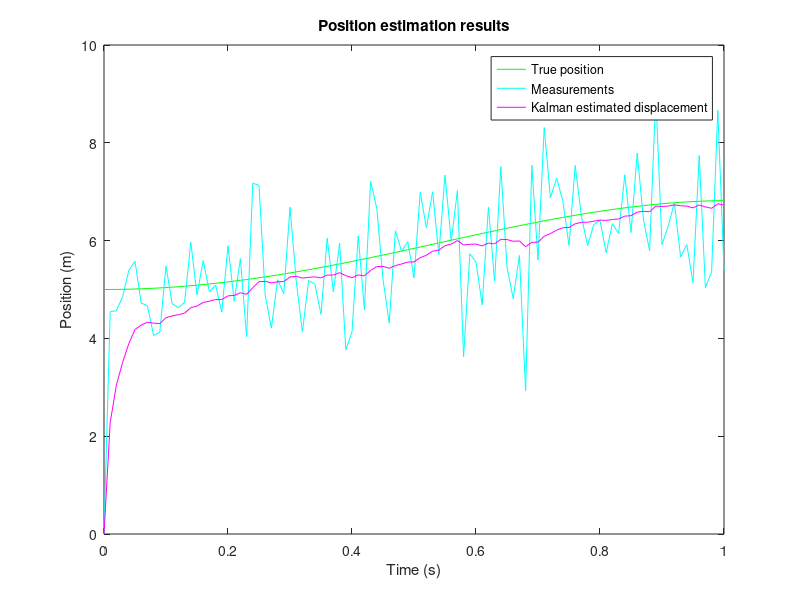

Write MATLAB code to recreate this figure.
close all
clear all
%%%%%%%%%%%%%%%%%%%%%%%%%%%%%%%%%%%%%%%%
%%% Ground truth %%%%%%%%%%%%%%%%%%%%%%%
%%%%%%%%%%%%%%%%%%%%%%%%%%%%%%%%%%%%%%%%

% Set true trajectory 
Nsamples=100;
dt = .01;
t=0:dt:dt*Nsamples;
Vtrue = 2;

% Xtrue is a vector of true positions of the train 
Xinitial = 5;
Xtrue = Xinitial + Vtrue * t.*1.*sin(2.*t);

%%%%%%%%%%%%%%%%%%%%%%%%%%%%%%%%%%%%%%%%
%%% Motion equations %%%%%%%%%%%%%%%%%%%
%%%%%%%%%%%%%%%%%%%%%%%%%%%%%%%%%%%%%%%%

% Previous state (initial guess): Our guess is that the train starts at 0 with velocity
% that equals to 50% of the real velocity
Xk_prev = [0; 
    .5*Vtrue];

% Current state estimate
Xk=[];

% Motion equation: Xk = Phi*Xk_prev + Noise, that is Xk(n) = Xk(n-1) + Vk(n-1) * dt
% Of course, V is not measured, but it is estimated
% Phi represents the dynamics of the system: it is the motion equation
Phi = [1 dt;
       0  1];

% The error matrix (or the confidence matrix): P states whether we should 
% give more weight to the new measurement or to the model estimate 
sigma_model = 1;
% P = sigma^2*G*G';
P = [sigma_model^2             0;
                 0 sigma_model^2];

% Q is the process noise covariance. It represents the amount of
% uncertainty in the model. In our case, we arbitrarily assume that the model is perfect (no
% acceleration allowed for the train, or in other words - any acceleration is considered to be a noise)
Q = [0 0;
     0 0];

% M is the measurement matrix. 
% We measure X, so M(1) = 1
% We do not measure V, so M(2)= 0
M = [1 0];

% R is the measurement noise covariance. Generally R and sigma_meas can
% vary between samples. 
sigma_meas = 1; % 1 m/sec
R = sigma_meas^2;

%%%%%%%%%%%%%%%%%%%%%%%%%%%%%%%%%%%%%%%%
%%% Kalman iteration %%%%%%%%%%%%%%%%%%%
%%%%%%%%%%%%%%%%%%%%%%%%%%%%%%%%%%%%%%%%

% Buffers for later display
Xk_buffer = zeros(2,Nsamples+1);
Xk_buffer(:,1) = Xk_prev;
Z_buffer = zeros(1,Nsamples+1);

for k=1:Nsamples
    
    % Z is the measurement vector. In our
    % case, Z = TrueData + RandomGaussianNoise
    Z = Xtrue(k+1)+sigma_meas*randn;
    Z_buffer(k+1) = Z;
    
    % Kalman iteration
    P1 = Phi*P*Phi' + Q;
    S = M*P1*M' + R;
    
    % K is Kalman gain. If K is large, more weight goes to the measurement.
    % If K is low, more weight goes to the model prediction.
    K = P1*M'*inv(S);
    P = P1 - K*M*P1;
    
    Xk = Phi*Xk_prev + K*(Z-M*Phi*Xk_prev);
    Xk_buffer(:,k+1) = Xk;
    
    % For the next iteration
    Xk_prev = Xk; 
end;

%%%%%%%%%%%%%%%%%%%%%%%%%%%%%%%%%%%%%%%%
%%% Plot resulting graphs %%%%%%%%%%%%%%
%%%%%%%%%%%%%%%%%%%%%%%%%%%%%%%%%%%%%%%%

%%%%%%%%%%%%%%%%%%%%%%%%%%%%%%%%%%%%%%%%
%%% Position analysis %%%%%%%%%%%%%%%%%%
%%%%%%%%%%%%%%%%%%%%%%%%%%%%%%%%%%%%%%%%

figure;
plot(t,Xtrue,'g');
hold on;
plot(t,Z_buffer,'c');
plot(t,Xk_buffer(1,:),'m');
title('Position estimation results');
xlabel('Time (s)');
ylabel('Position (m)');
legend('True position','Measurements','Kalman estimated displacement');